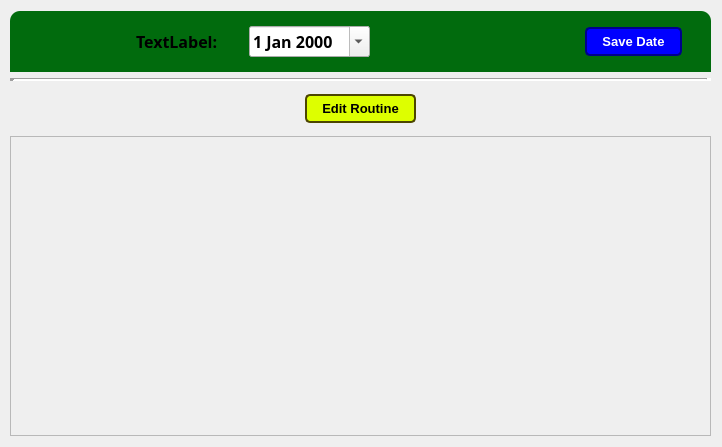
<?xml version="1.0" encoding="UTF-8"?>
<ui version="4.0">
 <class>Form</class>
 <widget class="QWidget" name="Form">
  <property name="geometry">
   <rect>
    <x>0</x>
    <y>0</y>
    <width>722</width>
    <height>447</height>
   </rect>
  </property>
  <property name="windowTitle">
   <string>Form</string>
  </property>
  <layout class="QVBoxLayout" name="verticalLayout">
   <property name="leftMargin">
    <number>10</number>
   </property>
   <item>
    <widget class="QFrame" name="frame">
     <property name="styleSheet">
      <string notr="true">QFrame {
    background-color: rgb(1, 107, 13);
	border-top-left-radius: 10px;
    border-top-right-radius: 10px;
}</string>
     </property>
     <layout class="QHBoxLayout" name="horizontalLayout">
      <item alignment="Qt::AlignmentFlag::AlignRight">
       <widget class="QLabel" name="label">
        <property name="font">
         <font>
          <family>Cascadia Code SemiBold</family>
          <pointsize>12</pointsize>
          <bold>true</bold>
         </font>
        </property>
        <property name="styleSheet">
         <string notr="true">QLabel{
	padding:5px 20px;
}</string>
        </property>
        <property name="text">
         <string>TextLabel:</string>
        </property>
       </widget>
      </item>
      <item alignment="Qt::AlignmentFlag::AlignLeft">
       <widget class="QDateEdit" name="dateEdit">
        <property name="font">
         <font>
          <family>Cascadia Code SemiBold</family>
          <pointsize>12</pointsize>
          <bold>true</bold>
         </font>
        </property>
        <property name="calendarPopup">
         <bool>true</bool>
        </property>
       </widget>
      </item>
      <item alignment="Qt::AlignmentFlag::AlignRight">
       <widget class="QPushButton" name="pushButton">
        <property name="font">
         <font>
          <family>Arial</family>
          <pointsize>10</pointsize>
          <bold>true</bold>
         </font>
        </property>
        <property name="styleSheet">
         <string notr="true"> QPushButton {
    background-color: blue;
    color: white;
    border: 2px solid darkblue;
    border-radius: 5px;
    padding: 5px 15px;
	margin: 7px 20px;
}

QPushButton:hover {
    background-color: lightblue;
    color: black;
    border-color: blue;
}

 QPushButton:pressed {
    background-color: darkblue;
    border-color: darkblue;
}
</string>
        </property>
        <property name="text">
         <string>Save Date</string>
        </property>
       </widget>
      </item>
     </layout>
    </widget>
   </item>
   <item>
    <widget class="Line" name="line">
     <property name="sizePolicy">
      <sizepolicy hsizetype="Minimum" vsizetype="Fixed">
       <horstretch>0</horstretch>
       <verstretch>0</verstretch>
      </sizepolicy>
     </property>
     <property name="autoFillBackground">
      <bool>false</bool>
     </property>
     <property name="lineWidth">
      <number>5</number>
     </property>
     <property name="midLineWidth">
      <number>0</number>
     </property>
     <property name="orientation">
      <enum>Qt::Orientation::Horizontal</enum>
     </property>
    </widget>
   </item>
   <item alignment="Qt::AlignmentFlag::AlignHCenter">
    <widget class="QPushButton" name="pushButton_2">
     <property name="font">
      <font>
       <family>Arial</family>
       <pointsize>10</pointsize>
       <bold>true</bold>
      </font>
     </property>
     <property name="styleSheet">
      <string notr="true"> QPushButton {
    background-color: rgb(221, 255, 0);
    color: black;
    border: 2px solid rgb(76, 70, 0);
    border-radius: 5px;
    padding: 5px 15px;
	margin: 7px 20px;
}

QPushButton:hover {
    background-color: rgb(255, 255, 124);
    color: black;
    border-color: rgb(251, 255, 0);
}

 QPushButton:pressed {
    background-color: rgb(149, 139, 0);
    border-color: rgb(117, 118, 35);
}
</string>
     </property>
     <property name="text">
      <string>Edit Routine</string>
     </property>
    </widget>
   </item>
   <item>
    <widget class="QScrollArea" name="scrollArea">
     <property name="widgetResizable">
      <bool>true</bool>
     </property>
     <widget class="QWidget" name="scrollAreaWidgetContents">
      <property name="geometry">
       <rect>
        <x>0</x>
        <y>0</y>
        <width>701</width>
        <height>302</height>
       </rect>
      </property>
     </widget>
    </widget>
   </item>
  </layout>
 </widget>
 <resources/>
 <connections/>
</ui>
